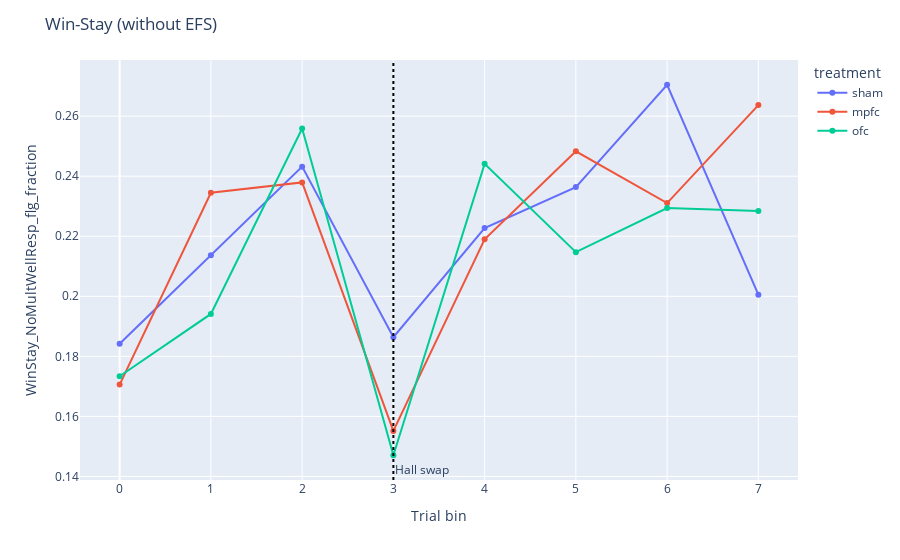

Write notebook code for a chart like this one.
### Markdown cell above
Win-Stay

### Code cell
ws_df = plotting.bin_and_aggregate_flag(tdf_bin, "WinStay_NoMultWellResp_flg")
fig = plotting.line_by_treatment_across_bins(
    ws_df, 
    y="WinStay_NoMultWellResp_flg_fraction",
    category_orders=cat,
    title="Win-Stay (without EFS)"
)

fig.add_vline(
    x=3,
    line_dash="dot",
    line_color="black",
    annotation_text="Hall swap",
    annotation_position="bottom right"
)

fig.write_image(export_path + "/win-stay_bins.svg")

fig.show()

### Figure 1 — Plotly figure (JSON) as saved in the notebook; plotly's stock layout.template omitted (floating-point values rounded to 4 significant figures)
{"data": [{"hovertemplate": "treatment=sham<br>Trial bin=%{x}<br>WinStay_NoMultWellResp_flg_fraction=%{y}<extra></extra>", "legendgroup": "sham", "line": {"color": "#636efa", "dash": "solid"}, "marker": {"symbol": "circle"}, "mode": "lines+markers", "name": "sham", "orientation": "v", "showlegend": true, "type": "scatter", "x": [0, 1, 2, 3, 4, 5, 6, 7], "xaxis": "x", "y": [0.1842, 0.2136, 0.2432, 0.1864, 0.2227, 0.2364, 0.2705, 0.2005], "yaxis": "y"}, {"hovertemplate": "treatment=mpfc<br>Trial bin=%{x}<br>WinStay_NoMultWellResp_flg_fraction=%{y}<extra></extra>", "legendgroup": "mpfc", "line": {"color": "#EF553B", "dash": "solid"}, "marker": {"symbol": "circle"}, "mode": "lines+markers", "name": "mpfc", "orientation": "v", "showlegend": true, "type": "scatter", "x": [0, 1, 2, 3, 4, 5, 6, 7], "xaxis": "x", "y": [0.1706, 0.2345, 0.2379, 0.1552, 0.219, 0.2483, 0.231, 0.2637], "yaxis": "y"}, {"hovertemplate": "treatment=ofc<br>Trial bin=%{x}<br>WinStay_NoMultWellResp_flg_fraction=%{y}<extra></extra>", "legendgroup": "ofc", "line": {"color": "#00cc96", "dash": "solid"}, "marker": {"symbol": "circle"}, "mode": "lines+markers", "name": "ofc", "orientation": "v", "showlegend": true, "type": "scatter", "x": [0, 1, 2, 3, 4, 5, 6, 7], "xaxis": "x", "y": [0.1734, 0.1941, 0.2559, 0.1471, 0.2441, 0.2147, 0.2294, 0.2284], "yaxis": "y"}], "layout": {"annotations": [{"showarrow": false, "text": "Hall swap", "x": 3, "xanchor": "left", "xref": "x", "y": 0, "yanchor": "bottom", "yref": "y domain"}], "legend": {"title": {"text": "treatment"}, "tracegroupgap": 0}, "margin": {"t": 60}, "shapes": [{"line": {"color": "black", "dash": "dot"}, "type": "line", "x0": 3, "x1": 3, "xref": "x", "y0": 0, "y1": 1, "yref": "y domain"}], "title": {"text": "Win-Stay (without EFS)"}, "xaxis": {"anchor": "y", "domain": [0, 1], "title": {"text": "Trial bin"}}, "yaxis": {"anchor": "x", "domain": [0, 1], "title": {"text": "WinStay_NoMultWellResp_flg_fraction"}}}}
